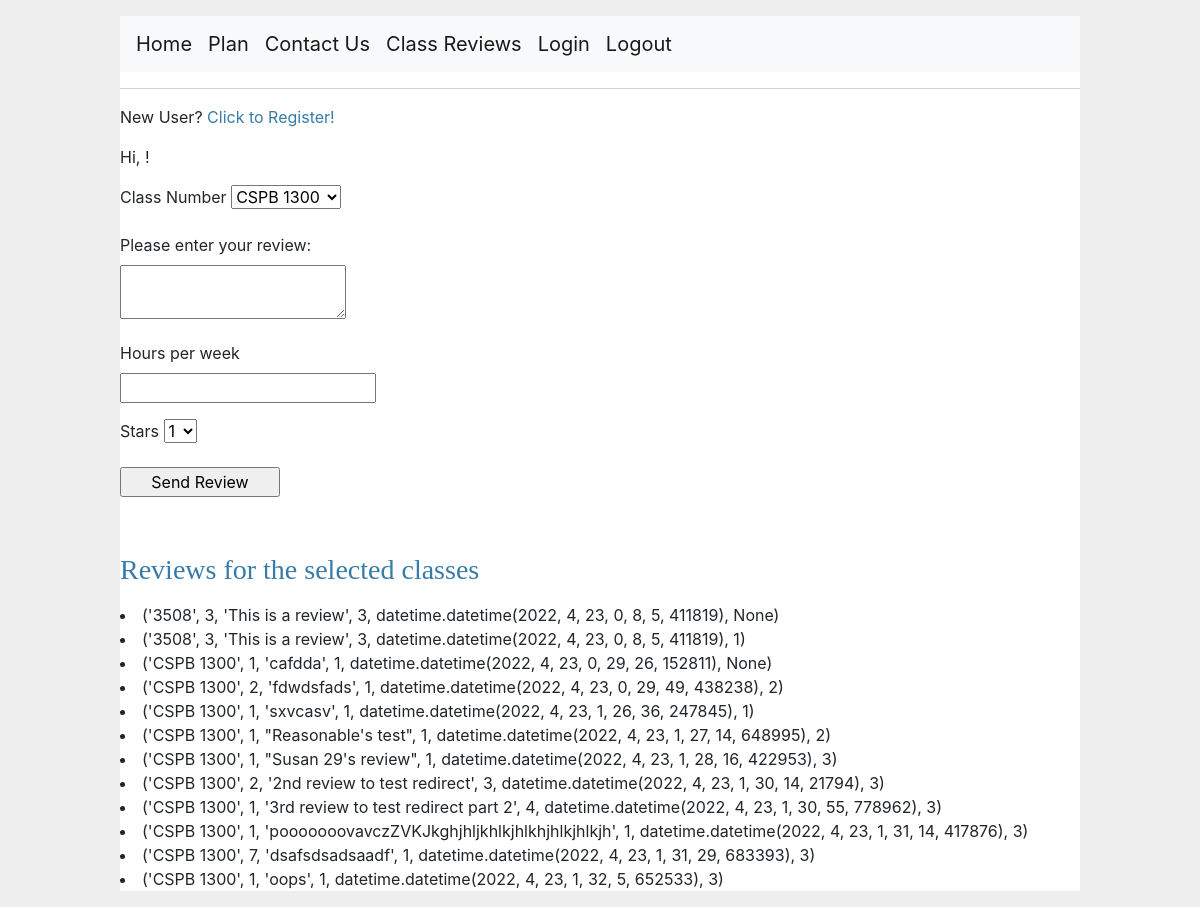
The app's page /reviews, older data.
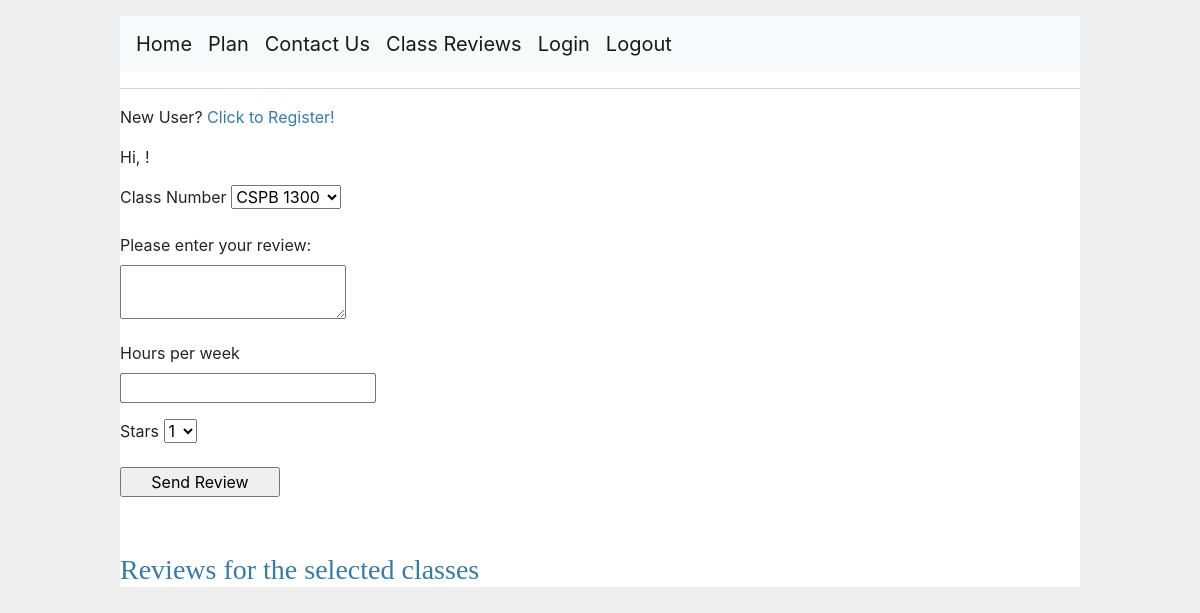
The same page, newer data.
### app/models.py (models this page shows, shortened)
class Review(db.Model):
    id = db.Column(db.Integer, primary_key=True)
    classname = db.Column(db.String(40))
    hoursperweek = db.Column(db.Integer)
    review = db.Column(db.String(200))
    stars = db.Column(db.Integer)
    timestamp = db.Column(db.DateTime, index=True, default=datetime.utcnow)
    user_id = db.Column(db.Integer, db.ForeignKey('user.id'))

### app/routes.py (the view)
@app.route('/reviews', methods=['GET', 'POST'])
def reviews():
    user_id = -1
    if current_user.is_authenticated:
        user = current_user.username
        user_object = User.query.filter_by(username=user).first()
        user_id = user_object.return_id()
    form = ReviewForm()
    reviews_all = Review.query.all()
    reviews_list = []
    for review in reviews_all:
        reviews_list.append((review.classname, review.hoursperweek, review.review, review.stars, review.timestamp, review.user_id))
    if form.validate_on_submit():
        ts = datetime.datetime.utcnow()
        review = Review(classname=form.classname.data, hoursperweek=form.hoursPerWeek.data, review=form.review.data, stars=form.stars.data, timestamp=ts, user_id=user_id)
        db.session.add(review)
        db.session.commit()
        return redirect(url_for('reviews'))
    else:
        return render_template('reviews.html', reviews=reviews_list, form=form)

### app/forms.py
class ReviewForm(FlaskForm):
    classname = SelectField(
        'Class Number',
        [DataRequired()],
        choices=[
            ('CSPB 1300', 'CSPB 1300'),
            ('CSPB 2824', 'CSPB 2824'),
            ('CSPB 2270', 'CSPB 2270'),
            ('CSPB 3104', 'CSPB 3104'),
            ('CSPB 2400', 'CSPB 2400'),
            ('CSPB 3308', 'CSPB 3308'),
            ('CSPB 3155', 'CSPB 3155'),
            ('CSPB 3702', 'CSPB 3702'),
            ('CSPB 3022', "CSPB 3022"),
            ('CSPB 4122', "CSPB 4122"),
            ('CSPB 4502', "CSPB 4502"),
            ('CSPB 2820', "CSPB 2820"),
            ('CSPB 3403', "CSPB 3403")
        ]
    )
    review = TextAreaField('Please enter your review:', validators=[DataRequired()])
    hoursPerWeek = IntegerField('Hours per week', validators=[DataRequired(), NumberRange(min=0, message='Must enter a number greater than 0')])
    stars = SelectField(choices=[('1', '1'), ('2', '2'), ('3', '3'), ('4', '4')])
    submit = SubmitField('Send Review')

### app/templates/reviews.html (shortened to what this page needs)
{% extends "base.html" %}
{% block body %}
    <form action="" method="post">
        <p>
            {{ form.classname.label }}
            {{ form.classname }}
        </p>
        <p>
            {{ form.review.label }}<br>
            {{ form.review(size=32) }}<br>
        </p>
        <p>
            {{ form.hoursPerWeek.label }}<br>
            {{ form.hoursPerWeek(size=32) }}<br>
        </p>
        <p>
            {{ form.stars.label }}
            {{ form.stars }}
        </p>
        <p>{{ form.submit() }}</p>
    </form>
    <br>
    <h3>Reviews for the selected classes</h3>
    {% for key in reviews %}
    <li>{{ key }}
    {% endfor %}
{% endblock %}

### app/templates/base.html (shortened to what this page needs)
<!doctype html>
<html lang="en">
  <head>
    <link rel="stylesheet" href="https://cdn.jsdelivr.net/npm/bootstrap@4.0.0/dist/css/bootstrap.min.css">
    <link rel="stylesheet" href="{{ url_for('static', filename='style.css') }}">
  </head>
  <body>
    <nav class="navbar navbar-expand-lg navbar-light bg-light">
      <a class="navbar-brand" href="{{ url_for('index') }}">Home</a>
      <a class="navbar-brand" href="{{ url_for('plan') }}">Plan</a>
      <a class="navbar-brand" href="{{ url_for('contact') }}">Contact Us</a>
      <a class="navbar-brand" href="{{ url_for('reviews') }}">Class Reviews</a>
      <a class="navbar-brand" href="{{ url_for('login') }}">Login</a>
      <a class="navbar-brand" href="{{ url_for('logout') }}">Logout</a>
    </nav>
    <hr>
      <p>New User? <a href="{{ url_for('register') }}">Click to Register!</a></p>
      <p>Hi, {{ current_user.username }}!</p>
    {% block body %}{% endblock %}
  </body>
</html>

### app/static/style.css (style rules this page uses)
html { font-family: sans-serif; background: #eee; padding: 1rem; }
body { max-width: 960px; margin: 0 auto; background: white; }
h1, h2, h3, h4, h5, h6 { font-family: serif; color: #377ba8; margin: 1rem 0; }
a { color: #377ba8; }
hr { border: none; border-top: 1px solid lightgray; }
nav { background: lightgray; display: flex; align-items: center; padding: 0 0.5rem; }
input[type=submit] { align-self: start; min-width: 10em; }

Row changes from the older to the newer data that the page shows:
removed Review: key "('3508', 3, 'This is a review', 3, datetime.datetime(2022, 4, 23, 0, 8, 5, 411819), None)"
removed Review: key "('3508', 3, 'This is a review', 3, datetime.datetime(2022, 4, 23, 0, 8, 5, 411819), 1)"
removed Review: key "('CSPB 1300', 1, 'cafdda', 1, datetime.datetime(2022, 4, 23, 0, 29, 26, 152811), None)"
removed Review: key "('CSPB 1300', 2, 'fdwdsfads', 1, datetime.datetime(2022, 4, 23, 0, 29, 49, 438238), 2)"
removed Review: key "('CSPB 1300', 1, 'sxvcasv', 1, datetime.datetime(2022, 4, 23, 1, 26, 36, 247845), 1)"
removed Review: key "('CSPB 1300', 1, \"Reasonable's test\", 1, datetime.datetime(2022, 4, 23, 1, 27, 14, 648995), 2)"
removed Review: key "('CSPB 1300', 1, \"Susan 29's review\", 1, datetime.datetime(2022, 4, 23, 1, 28, 16, 422953), 3)"
removed Review: key "('CSPB 1300', 2, '2nd review to test redirect', 3, datetime.datetime(2022, 4, 23, 1, 30, 14, 21794), 3)"
removed Review: key "('CSPB 1300', 1, '3rd review to test redirect part 2', 4, datetime.datetime(2022, 4, 23, 1, 30, 55, 778962), 3)"
removed Review: key "('CSPB 1300', 1, 'pooooooovavczZVKJkghjhljkhlkjhlkhjhlkjhlkjh', 1, datetime.datetime(2022, 4, 23, 1, 31, 14, 417876), 3)"
removed Review: key "('CSPB 1300', 7, 'dsafsdsadsaadf', 1, datetime.datetime(2022, 4, 23, 1, 31, 29, 683393), 3)"
removed Review: key "('CSPB 1300', 1, 'oops', 1, datetime.datetime(2022, 4, 23, 1, 32, 5, 652533), 3)"
